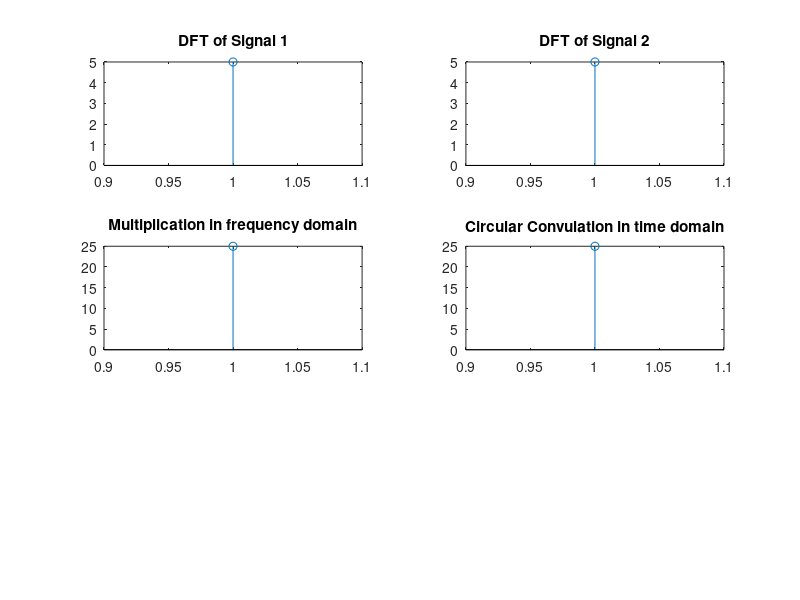

Write the MATLAB code that produced this figure.
clc;
clear all;
close all;
x = input("Enter X(n)");
h = input("Enter h(n)");
N = length(x);
W = exp((-2*pi*1i)/N);

for k=1:N
  X(k)=0;
  H(k)=0;

  for j=1:N
    X(k)=x(j)*W^((j-1)*(k-1))+X(k);
    H(k) =h(j)*W^((j-1)*(k-1))+H(k);
    Y(k)=X(k)*H(k);
  end
end

for m=1:N
  y(m)=0;
  for k=1:N
    y(m)=y(m)+Y(k)*W^(-(m-1)*(k-1));
    end
  y(m)=y(m)/N;
end
disp('X=');
disp(X);
disp('H=');
disp(H);
disp('Y=');
disp(Y);
disp('y=');
disp(y);

subplot(3,2,1);
stem(1:N,X);
title("DFT of Signal 1");

subplot(3,2,2);
stem(1:N,H);
title("DFT of Signal 2");

subplot(3,2,3);
stem(1:N,Y);
title("Multiplication in frequency domain");

subplot(3,2,4);
stem(1:N,y);
title("Circular Convulation in time domain");
